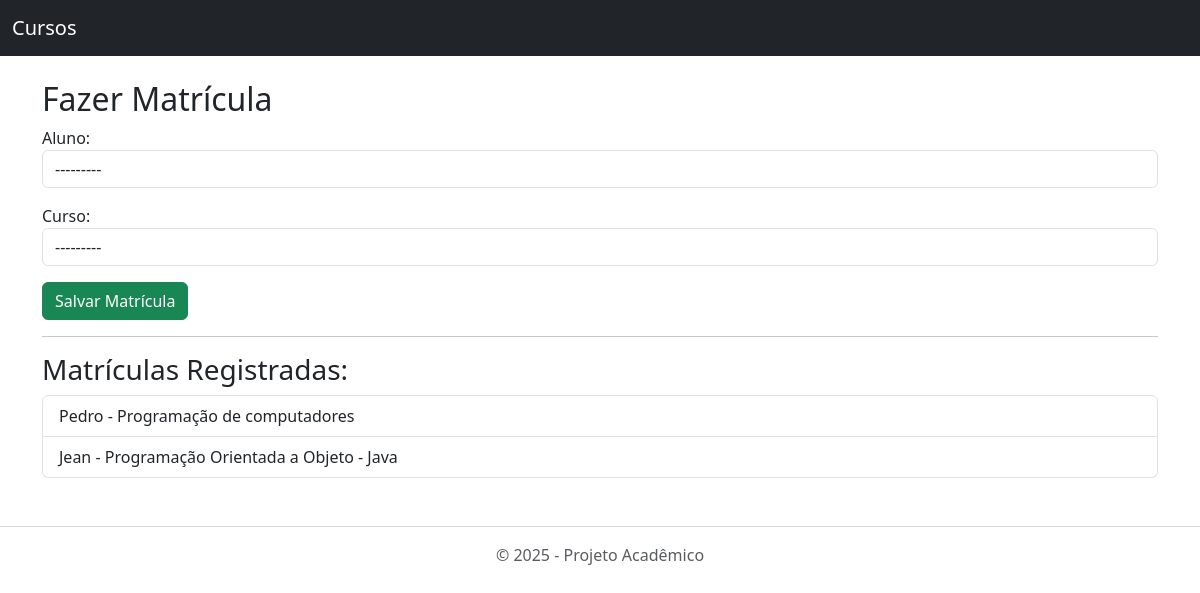
Page /matricula/ on the committed database.
### meu_app/models.py (models this page shows, shortened)
class Matricula(models.Model):
    aluno = models.ForeignKey(Aluno, on_delete=models.CASCADE)
    curso = models.ForeignKey(Curso, on_delete=models.CASCADE)
    data_matricula = models.DateTimeField(auto_now_add=True)

class Aluno(models.Model):
    nome = models.CharField(max_length=100)
    email = models.EmailField(unique=True)
    data_nascimento = models.DateField()
    def __str__(self):
        return self.nome

class Curso(models.Model):
    titulo = models.CharField(max_length=200)
    descricao = models.TextField()
    instrutor = models.ForeignKey(Instrutor, on_delete=models.CASCADE)
    categoria = models.ForeignKey(Categoria, on_delete=models.SET_NULL, null=True)
    criado_em = models.DateTimeField(auto_now_add=True)
    def __str__(self):
        return self.titulo

### meu_app/views.py (the view)
# urls.py: path('matricula/', views.matricular_geral, name='matricula_geral'),
def matricular_geral(request):
    if request.method == 'POST':
        form = MatriculaForm(request.POST)
        if form.is_valid():
            form.save()
            return redirect('matricula_geral')
    else:
        form = MatriculaForm()
    matriculas = Matricula.objects.all()
    return render(request, 'meu_app/matricula_form.html', {'form': form, 'matriculas': matriculas})

### meu_app/forms.py
class MatriculaForm(forms.ModelForm):
    class Meta:
        model = Matricula
        fields = ['aluno', 'curso']
        widgets = {
            'aluno': forms.Select(attrs={'class': 'form-control'}),
            'curso': forms.Select(attrs={'class': 'form-control'}),
        }

### meu_app/templates/meu_app/matricula_form.html (shortened to what this page needs)
{% extends "meu_app/base.html" %}
{% block content %}
<h2>Fazer Matrícula</h2>
<form method="post">
  {{ form.as_p }}
  <button type="submit" class="btn btn-success">Salvar Matrícula</button>
</form>
<hr>
<h3>Matrículas Registradas:</h3>
<ul class="list-group">
  {% for m in matriculas %}
    <li class="list-group-item">
      {{ m.aluno.nome }} - {{ m.curso.titulo }}
    </li>
  {% empty %}
    <li class="list-group-item">Nenhuma matrícula cadastrada.</li>
  {% endfor %}
</ul>
{% endblock %}

### rows in the picture
Matricula: aluno.nome "Pedro", curso.titulo "Programação de computadores"
Matricula: aluno.nome "Jean", curso.titulo "Programação Orientada a Objeto - Java"
